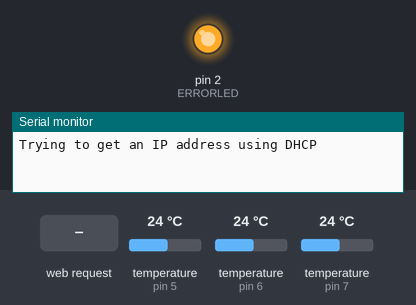
A sketch run on a simulated Arduino Uno, built for the host (arithmetic inside an expression is 32-bit, double 64-bit). Shown: output pins drawn as LEDs (lit = HIGH), the last lines printed to the serial monitor. The inputs (shaded band) are chosen by the test bench; at power-on: temperature (sensors on pin 5, pin 6, pin 7) 24 °C. WiFi joins after 1.5 s; servers stay silent unless stated.

Above: at 0.1 s.
At 2.7 s:
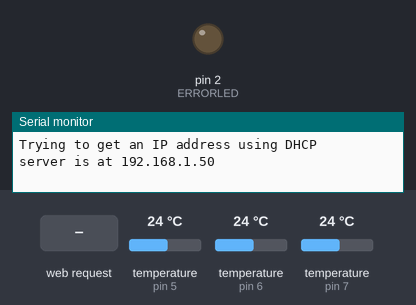
2.8 s: HTTP request GET /temperature received
4.3 s: HTTP request GET /something_else received
Timing chart, 0 to 7.3 s (numbered marks = the images above; inputs shaded):
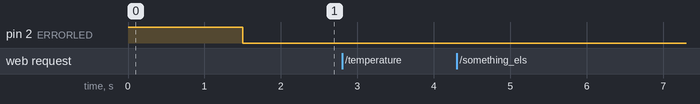

The sketch:

AIOnode.ino
```cpp
// Ethernet Library
#include <SPI.h>
#include <Ethernet.h>

// Dallas Temperature Control Library
// http://milesburton.com/Main_Page?title=Dallas_Temperature_Control_Library
#include <OneWire.h>
#include <DallasTemperature.h>

// operate remote radio controlled devices with 433MHz AM transmitter
// http://code.google.com/p/rc-switch
//#include <RCSwitch.h>

#define ERRORLED 2

/***************************************************************************************************
 *  Ethernet Server Settings: MAXC, static fallback IP
 **************************************************************************************************/
byte mac[] = {0x00, 0x11, 0x22, 0x33, 0x44, 0x55};
IPAddress ip(192, 168, 23, 234);
IPAddress gateway(192, 168, 23, 100);
IPAddress subnet(255, 255, 255, 0);
int webserverPort = 80;

#define BUFFERSIZE 128
EthernetServer server(webserverPort);
char buffer[BUFFERSIZE];
int bufindex;
String requestString;

/***************************************************************************************************
 *  Ethernet Client
 **************************************************************************************************/
byte loggingServer[] = {10, 21, 7, 109};
int logPort = 3333;
EthernetClient ethClient;
unsigned long lastClientExec = 0;
unsigned long interval = 120000;

/***************************************************************************************************
 *  OneWire
 **************************************************************************************************/
// Setup oneWire instance to communicate with OneWire devices
OneWire oneWireBus1(5);
OneWire oneWireBus2(6);
OneWire oneWireBus3(7);
DallasTemperature sensor1(&oneWireBus1);
DallasTemperature sensor2(&oneWireBus2);
DallasTemperature sensor3(&oneWireBus3);
float temp1 = 0.00;
float temp2 = 0.00;
float temp3 = 0.00;

/***************************************************************************************************
 *  HX2262
 **************************************************************************************************/
//RCSwitch hx2262Switch = RCSwitch();
//#define HX2262_PIN 4

/***************************************************************************************************
 *  SETUP
 **************************************************************************************************/
void setup() {
  pinMode(ERRORLED, OUTPUT);
  digitalWrite(ERRORLED, HIGH);

  Serial.begin(9600);
  while (!Serial) {
    ; // wait for serial port to connect. Needed for Leonardo only
  }
  Serial.println("Trying to get an IP address using DHCP");

  if (Ethernet.begin(mac) == 0) {
    Ethernet.begin(mac, ip, gateway, subnet);
    digitalWrite(ERRORLED, HIGH);
  }
  else {
    digitalWrite(ERRORLED, LOW);
  }
  server.begin();
  Serial.print("server is at ");
  Serial.println(Ethernet.localIP());

  requestString.reserve(BUFFERSIZE);

  // Start up the Dallas Temperature Control Library
  sensor1.begin();
  sensor2.begin();
  sensor3.begin();

//  hx2262Switch.enableTransmit(HX2262_PIN);
}

/***************************************************************************************************
 *  LOOP
 **************************************************************************************************/
void loop() {

  /***************************************************************************************************
   *  HTTP Server
   **************************************************************************************************/

  EthernetClient client = server.available();
  if (client) {
    Serial.println("(new client)");

    memset(buffer, 0, sizeof(buffer));
    bufindex = 0;
    char c;

    while (client.connected()) {
      if (client.available()) {
        c = client.read();
        //Serial.write(c);

        if (c != '\r' && c != '\n' && bufindex < BUFFERSIZE){
          buffer[bufindex] = c;
          bufindex++;
          continue;
        }

        // all lines after the request can be ignored
        Serial.print("bytes in memory before flush: ");
        Serial.println(client.available());
        client.flush();
        Serial.print("bytes in memory after flush: ");
        Serial.println(client.available());

        Serial.println(buffer);
        requestString = String(buffer);

        /***************************************************************************************************
         * parse request
         **************************************************************************************************/
        // HTTP-Methode (GET, POST, PUT, ...)
        //nicht benoetigt
        //String operation = requestString.substring(0, requestString.indexOf(' '));
        //Serial.print("operation: "); Serial.println(operation);
        // url
        requestString = requestString.substring(requestString.indexOf('/'), requestString.indexOf(' ', requestString.indexOf('/')));
        requestString.toLowerCase();
        // back to chararray
        requestString.toCharArray(buffer, BUFFERSIZE);
        char *command = strtok(buffer,"/"); //TODO reserve
        char *parameter = strtok(NULL,"/"); //TODO reserve

        /*
        if(command != NULL){
          if(parameter != NULL){
            Serial.print("command: "); Serial.println(command);
            Serial.print("parameter: "); Serial.println(parameter);
          }
          else {
            Serial.print("command: "); Serial.println(command);
            Serial.println("no parameters");
          }
        }*/

        /***************************************************************************************************
         * DS18B20 Temperature Command
         **************************************************************************************************/
        if (strcmp(command, "temperature") == 0) {
          Serial.println("Temperatur Dallas");
          digitalWrite(ERRORLED, LOW);
          temp1 = readTemperatureCelsius(sensor1);
          temp2 = readTemperatureCelsius(sensor2);
          temp3 = readTemperatureCelsius(sensor3);
          // send a standard http response header
          client.println("HTTP/1.1 200 OK");
          client.println("Content-Type: text/plain");
          client.println("Server: arduino");
          client.println("Connnection: close");
          //client.println("Refresh: 5");  // refresh the page automatically every 5 sec
          client.println();

          client.print(temp1, 1); client.print(";");
          client.print(temp2, 1); client.print(";");
          client.print(temp3, 1); client.print(";");

          client.println();
          break;
        }

        /***************************************************************************************************
         * HX2262 SwitchOn/SwitchOff
         **************************************************************************************************/
/*        else if ((strcmp(command, "switchon") == 0) || (strcmp(command, "switchoff") == 0)) {
          Serial.println("HX2262 SwitchOn-SwitchOff");
          // send a standard http response header
          client.println("HTTP/1.1 200 OK");
          client.println("Content-Type: text/plain");
          client.println("Server: arduino");
          client.println("Connnection: close");
          client.println();

          char group[6];
          strncpy(group, parameter, 5);
          group[5] = '\0';
          //Serial.println(group);

          char device[6];
          strncpy(device, parameter+5, 5);
          device[5] = '\0';
          //Serial.println(device);

          if (strcmp(command, "switchon") == 0) {
            hx2262Switch.switchOn(group, device);
            client.print("HX2262 address ");
            client.print(parameter);
            client.println(" on");
          }
          if (strcmp(command, "switchoff") == 0) {
            hx2262Switch.switchOff(group, device);
            client.print("HX2262 address ");
            client.print(parameter);
            client.println(" off");
          }
          client.println();
          break;
        }
*/
        /***************************************************************************************************
         * Template
         **************************************************************************************************/
        else if (strcmp(command, "something_else") == 0) {
          Serial.println("...");
          // send a standard http response header
          client.println("HTTP/1.1 200 OK");
          client.println("Content-Type: text/plain");
          client.println("Server: arduino");
          client.println("Connnection: close");
          //client.println("Refresh: 5");  // refresh the page automatically every 5 sec
          client.println();

          // magic here

          client.println();
          break;
        }

        /***************************************************************************************************
         * no command present - help text
         **************************************************************************************************/
        else {
          Serial.println("Error, no or unknown command");
          digitalWrite(ERRORLED, HIGH);
          //client.println("HTTP/1.1 404 Not Found");
          //client.println("Content-Type: text/html");
          //client.println();
          client.println("HTTP/1.1 200 OK");
          client.println("Content-Type: application/json;charset=utf-8");
          client.println("Server: Arduino");
          client.println("Connnection: close");
          //client.println("Refresh: 5");  // refresh the page automatically every 5 sec
          client.println();
          client.println("Error!\r\n\r\nno or unknown command\r\nhttp://<ip>/temperature\r\nhttp://<ip>/SwitchOn/0111010000\r\nhttp://<ip>/SwitchOff/0111010000");
          client.println();
          break;
        }


        /***************************************************************************************************
         **************************************************************************************************/
      }
    }
    // give the web browser time to receive the data
    delay(1);
    // close the connection:
    client.stop();
    Serial.println("(client disonnected)");
  }
  /***************************************************************************************************
   *  Ethernet Client
   **************************************************************************************************/
  if (millis() - lastClientExec > interval) {
    lastClientExec = millis();
    Serial.println("Send");
    if (ethClient.connect(loggingServer, logPort)) {
      Serial.println("connected");
      digitalWrite(ERRORLED, LOW);
      temp1 = readTemperatureCelsius(sensor1);
      temp2 = readTemperatureCelsius(sensor2);
      temp3 = readTemperatureCelsius(sensor3);

      ethClient.print("{\"host\":\""); ethClient.print(Ethernet.localIP());
      ethClient.print("\",\"logsource\":\"arduino-logger");
      ethClient.print("\",\"millis\":\""); ethClient.print(lastClientExec);
      ethClient.print("\",\"message\":\""); ethClient.print(temp1, 1); ethClient.print(";"); ethClient.print(temp2, 1); ethClient.print(";"); ethClient.print(temp3, 1);
      ethClient.print("\",\"temperature_1\":\""); ethClient.print(temp1, 1);
      ethClient.print("\",\"temperature_2\":\""); ethClient.print(temp2, 1);
      ethClient.print("\",\"temperature_3\":\""); ethClient.print(temp3, 1);
      ethClient.print("\"}");
      ethClient.println();
      delay(1);
      ethClient.stop();
    } else {
      Serial.println("connection failed");
      digitalWrite(ERRORLED, HIGH);
    }
  }
  //Behandelt Ueberlauf
  if (millis() < lastClientExec) lastClientExec = 0;

} //LOOP

/***************************************************************************************************
 *  DS18B20 Temperature Sensor
 **************************************************************************************************/
float readTemperatureCelsius(DallasTemperature oneWireSensor) {
  oneWireSensor.requestTemperatures();
  float temperature = oneWireSensor.getTempCByIndex(0);
  //temperature = (float)(((int)temperature * 10.0) / 10.0);
  Serial.print("Celsius Temperature for device is: ");
  Serial.println(temperature,3);  //zero is first sensor if we had multiple on bus
  return temperature;
}
```
